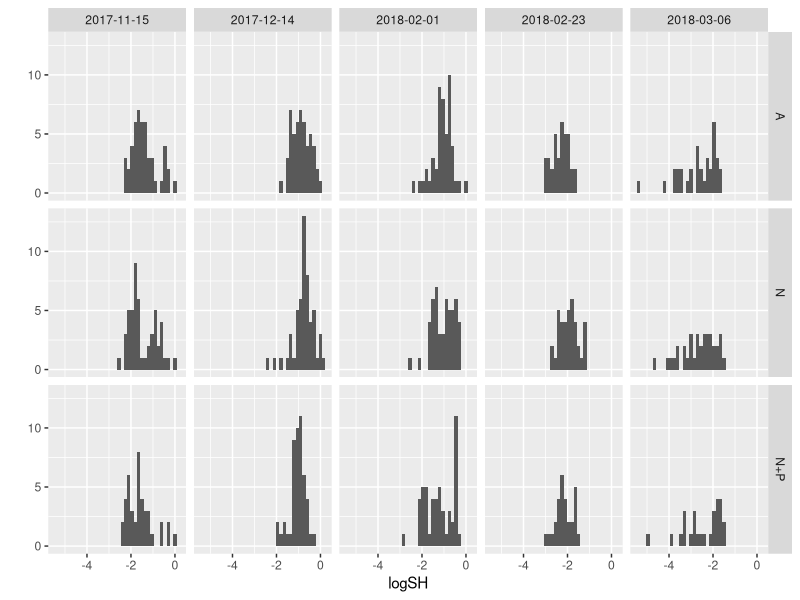
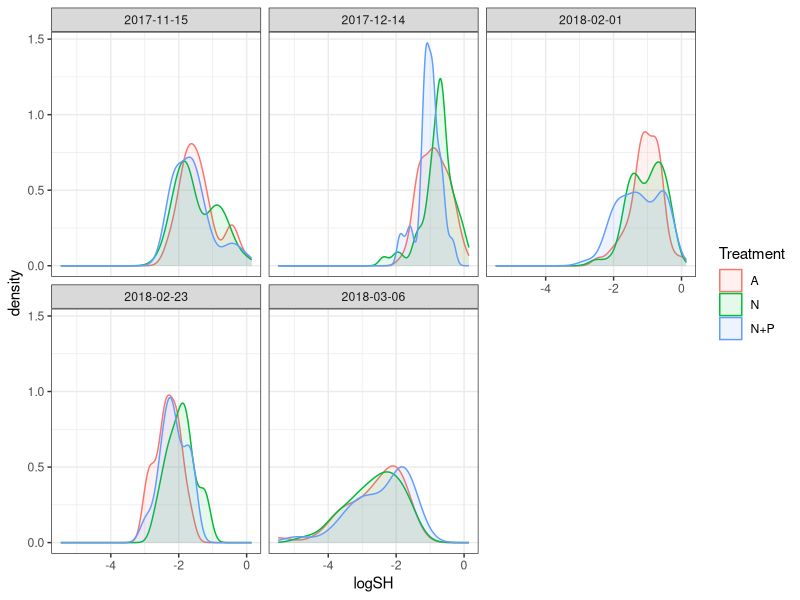

These charts were generated, in order, by the following R code: (Note: this script raises an error after producing the figures.)
## ---- chunk 1
knitr::opts_chunk$set(echo = TRUE, warning=FALSE, message=FALSE)
## ---- chunk 2

# Get all libraries and sources required to run the script
        library(plyr)
        library(dplyr)
        library(reshape2)

        library(ggplot2)
        library(ggthemes)
        library(scales)

        library(lme4)
        library(lmerTest)
        library(emmeans)
    
        library(skimr)

# Default ggplot settings

    Fill.colour<-scale_colour_manual(values = c("black", "gray70", "gray35"))

    ggthe_bw<-theme(plot.background=element_blank(),
          panel.grid.major.y = element_blank(),
          panel.grid.major.x = element_blank(),
          panel.grid.minor.x = element_blank(),
          panel.grid.minor.y = element_blank(),
          legend.box.background = element_rect(),
          panel.background =element_rect(fill = NA, color = "black")
          )+
    theme_bw()
## ---- chunk 3

# Import the data
  qPCR.variables  <- read.csv("Outputs/Ssid_SH_cell_ratio.csv", header = T)

# Remove blastate samples
  qPCR.blastate<-qPCR.variables[((qPCR.variables$Date=="2018-02-05") |
                                   (qPCR.variables$Date=="2018-03-08")), ]
  qPCR.variables <- droplevels(qPCR.variables[!rownames(qPCR.variables) %in% rownames(qPCR.blastate), ])  
  
 
# Variable types 
str(qPCR.variables)
  qPCR.variables$Genotype<-factor(qPCR.variables$Genotype, 
                                   levels=c("Ss_22","Ss_23","Ss_27", "Ss_28",
                                          "Ss_20", "Ss_24","Ss_30"))
  qPCR.variables$DaysF<-as.factor(qPCR.variables$Days)
  
  summary(qPCR.variables)
  skim(qPCR.variables)

## ---- chunk 4
  HistoL_SH<-qplot(logSH, data=qPCR.variables, binwidth=0.15)
   HistoL_SH + facet_grid(Treatment~Date)
   
  ggplot(qPCR.variables, aes(logSH, fill = Treatment , colour = Treatment)) +
   geom_density(alpha = 0.1) + facet_wrap(~Date) + ggthe_bw

## ---- chunk 5

logSHGenotype <- ggplot(qPCR.variables, aes(Days, logSH)) +
  geom_line(aes(colour=Fragment))+geom_point(aes(shape=factor(Community), colour=factor(Community)))+
  # geom_jitter(aes(colour=factor(Replicate))) +
      # stat_summary(fun.data = "mean_cl_boot",geom = "errorbar", width = 0.2)+
      #stat_summary(fun.y=mean, geom="point", size =3, alpha=0.5) +
      # stat_summary(fun.y=mean, geom="line", size =1, alpha=0.5) + 
      facet_grid(Treatment~Genotype) +
      ggthe_bw +theme(legend.position = "none" )

logSHGenotype + ylab("Relative log10 (S:H)") + xlab("Treatment") +  
      theme(axis.title.y=element_text(size=12), legend.position="none")


logSHTreatment <- ggplot(qPCR.variables, aes(Date, logSH, colour=factor(Treatment))) +
       # geom_jitter(aes(colour=factor(Treatment))) +
       stat_summary(fun.data = "mean_cl_boot",geom = "errorbar", width = 0.2)+
       stat_summary(fun.y=mean, geom="line", size =1) +
       theme_bw() 
logSHTreatment + facet_wrap(~Genotype)

logSH_Replicate<- ggplot(qPCR.variables, aes (Days, logSH, 
                                             colour=factor(Replicate))) +
  stat_summary(fun.data = "mean_cl_boot",geom = "errorbar", width = 0.2 )+
  stat_summary(fun.y=mean, geom="point", size =3, alpha=0.5) +
  stat_summary(fun.y=mean, geom="line") + facet_grid (~Treatment) + ggthe_bw
logSH_Replicate 
logSH_Replicate+ facet_grid(~Community)

logSHTreatment <- ggplot (qPCR.variables, aes(Days, logSH, colour=Treatment)) + 
  ggtitle("A.") +  # geom_point(alpha=0.3) +
  ggthe_bw +  theme(legend.position="bottom") +
  
  stat_summary(fun.data = "mean_cl_boot",geom = "errorbar", 
                    position = position_dodge(width = 5), width = 0.2 )+
  #stat_summary(fun.y=mean, geom="point", size =3, alpha=0.5, 
       #            position = position_dodge(width = 1)) +
  stat_summary(fun.y=mean, geom="line", position = position_dodge(width = 5)) + 

  scale_y_continuous(breaks = seq(-5, 0.5, 0.5),
                    expand = c(0,0),
                  name=("log 10 (Total S/H cell ratio")) +
  scale_x_continuous(name="Days in the experiment",
                         limits = c(-2,113),
                         breaks = seq(0, 110, 15),  
                         expand = c(0, 0)) +  
 
      annotate("segment", x = 2, xend = 91, y = -3.5, yend = -3.5,
                colour = "gray90")+
      annotate("segment", x = 79, xend = 90, y = -3.5, yend = -3,
                colour = "gray90")+
      annotate("segment", x = 91, xend = 110, y = -3, yend = -3,
                colour = "gray90")
logSHTreatment

#logSHTreatment + facet_wrap(~Genotype)
logSHTreatment + facet_wrap(~Community)
## ---- chunk 6
logC_Treatment <- ggplot(qPCR.variables,
                         aes(Days, logC.SH, colour=factor(Fragment))) +
     geom_line()+ 
     #geom_jitter(aes(colour=factor(Replicate))) +
         #stat_summary(fun.data = "mean_cl_boot",geom = "errorbar", width = 0.2)+
         #stat_summary(fun.y=mean, geom="line", size =1, alpha=0.5) + 
         ggthe_bw +  theme(legend.position = "none" )
logC_Treatment
logC_Treatment + facet_grid(Genotype~Treatment)
logC_Treatment + facet_grid(Community~Treatment)
## ---- chunk 7
logD_genotype <- ggplot(qPCR.variables,
                         aes(Days, logD.SH, colour=factor(Fragment))) +
     geom_line()+ 
     #geom_jitter(aes(colour=factor(Replicate))) +
         #stat_summary(fun.data = "mean_cl_boot",geom = "errorbar", width = 0.2)+
         #stat_summary(fun.y=mean, geom="line", size =1, alpha=0.5) + 
         ggthe_bw +  theme(legend.position = "none" )
logD_genotype
logD_genotype + facet_grid(Genotype~Treatment)

logD_Treat <- ggplot(qPCR.variables,
                         aes(Days, logD.SH, colour=factor(Treatment))) +
     #geom_jitter(aes(colour=factor(Replicate))) +
        stat_summary(fun.data = "mean_cl_boot",geom = "errorbar", width = 0.2)+
        stat_summary(fun.y=mean, geom="line", size =1, alpha=0.5) + 
        ggthe_bw +  theme(legend.position = "none" )
logD_Treat
logD_Treat + facet_grid(Community~Treatment)

## ---- chunk 8

qPCR.variables$D.Prp[qPCR.variables$Sample=="Ss_22-18_T22"]<-NA
qPCR.variables$Community[qPCR.variables$Sample=="Ss_22-18_T22"]<-"D"

qPCR.variables$D.Prp[qPCR.variables$Sample=="Ss_23-80_T19"]<-NA
qPCR.variables$Community[qPCR.variables$Sample=="Ss_23-80_T19"]<-"D"

D.PTreatment <- ggplot(qPCR.variables, aes(Days, D.Prp, colour=Fragment)) +
        ggthe_bw +  theme(legend.position="none") +  
        geom_jitter(aes(colour=factor(Fragment)), alpha=0.5, size=1) +
        geom_line() + facet_grid (Genotype~Treatment) +
  
      annotate("segment", x = 2, xend = 91, y = 0, yend = 0,
                colour = "gray90")+
  
      annotate("segment", x = 79, xend = 90, y = 0, yend = 0.3,
                colour = "gray90")+
      annotate("segment", x = 91, xend = 110, y = 0.3, yend = 0.3,
                colour = "gray90")+
  
        annotate("text", x = 8, y = 0.08, label = "(BL)", size=3, colour="gray")+
        annotate("text", x = 45, y = 0.08, label = "(C)", size=3, colour="gray")+
        annotate("text", x = 100, y = 0.08, label = "(H)", size=3, colour="gray")+  
  
      
      scale_y_continuous(breaks = seq(0, 1, 0.3),
                     name=("Durusdinium proportion (D/H)/(S/H)")) +
      scale_x_continuous(name="Days in the experiment",
                           limits = c(-2,113),
                         breaks = seq(0, 110, 45),  
                         expand = c(0, 0))
D.PTreatment

ggsave(file="Outputs/D.P_Treatment_Genotype.svg", plot=D.PTreatment, width=4.5, height=8)
## ---- chunk 9
# Removing weird points and colonies not used

  qPCR.variables_2<-subset(qPCR.variables, Date!="2017-12-14")
  qPCR.variables_2<-subset(qPCR.variables_2, TotalSH<0.8)
  
  SH.0<-subset(qPCR.variables_2, Days<2)
  SH.C<-subset(qPCR.variables_2, Days<79)
    SH.C<-subset(SH.C, Days>77)
  SH.H<-subset(qPCR.variables_2, Days>80)
 
  
logSH_Genotype<- ggplot(qPCR.variables_2, aes (Days, logSH, 
                     colour=factor(Fragment))) +
  theme_bw() + geom_line()+ facet_grid (Genotype~Treatment)#+
logSH_Genotype + theme(legend.position = "none" ) + geom_point()

## ---- chunk 10
logSHTreatment <- ggplot (qPCR.variables_2, aes(Days, logSH, colour=Treatment)) +  theme_bw() + ggtitle("A.")+        Fill.colour+ ggthe_bw+
    theme(plot.background=element_blank(), 
            panel.border = element_blank(),
            axis.line = element_line(colour = "black"),
            panel.grid.major = element_blank(),
            panel.grid.minor = element_blank(),
            legend.position="bottom",
            strip.background = element_rect(fill="white")) +
       #geom_jitter(aes(colour=factor(Replicate))) +
       stat_summary(fun.data = "mean_cl_boot",geom = "errorbar", 
                    position = position_dodge(width = 5), width = 0.2 )+
      #stat_summary(fun.y=mean, geom="point", size =3, alpha=0.5, 
       #            position = position_dodge(width = 5)) +
       stat_summary(fun.y=mean, geom="line") + 
      
  annotate("segment", x = 2, xend = 91, y = -4.5, yend = -4.5,
                  colour = "gray90", linetype=1)+
        annotate("segment", x = 79, xend = 91, y = -4.5, yend = -4,
                  colour = "gray90", linetype=1)+
        annotate("segment", x = 91, xend = 110, y = -4, yend = -4,
                  colour = "gray90", linetype=1)+
        annotate("text", x = 45, y = -4.4, label = "Nutrients", size=3)+
        annotate("text", x = 99, y = -3.9, label = "Heat", size=3) +

      scale_y_continuous(breaks = seq(-5, 0.3, 0.5),
                    expand = c(0,0),
                   name=("Symbiodiniaceae / S. siderea (S/H) cell ratio")) +
      scale_x_continuous(name="Days in the experiment",
                         limits = c(-2,113),
                         breaks = seq(0, 110, 15),  
                         expand = c(0, 0))
  logSHTreatment 
  logSHTreatment + facet_grid(~Community)
  
  #ggsave(file="5.3A_AH.svg", plot=logSHTreatment, width=3.0, height=6)
  #ggsave(file="5.3A_AH_NoGenotype.svg", plot=logSHTreatment, width=3.0, height=3)
## ---- chunk 11
  
CHTreatment_2 <- ggplot (qPCR.variables_2, aes(Days, logC.SH, colour=Treatment)) +  theme_bw() + ggtitle("C.")+ Fill.colour+ ggthe_bw+
  annotate("segment", x = 2, xend = 91, y = -4.5, yend = -4.5,
                  colour = "gray90", linetype=1)+
        annotate("segment", x = 79, xend = 91, y = -4.5, yend = -4,
                  colour = "gray90", linetype=1)+
        annotate("segment", x = 91, xend = 110, y = -4, yend = -4,
                  colour = "gray90", linetype=1)+
        annotate("text", x = 45, y = -4.4, label = "Nutrients", size=3)+
        annotate("text", x = 99, y = -3.9, label = "Heat", size=3) +
       
       #geom_jitter(aes(colour=factor(Replicate))) +
       stat_summary(fun.data = "mean_cl_boot",geom = "errorbar", 
                    position = position_dodge(width = 5), width = 0.2 )+
      #stat_summary(fun.y=mean, geom="point", size =3, alpha=0.5, 
       #            position = position_dodge(width = 5)) +
       stat_summary(fun.y=mean, geom="line") +
      scale_x_continuous(name="Days in the experiment",
                         limits = c(-2,113),
                         breaks = seq(0, 110, 15),  
                         expand = c(0, 0))
  CHTreatment_2  
  #CHTreatment_2 + facet_grid (Genotype~Community)

  CHTreatment_2 + facet_grid(~Community)
  
  #ggsave(file="5.3A_AH_2.svg", plot=SHTreatment_2, width=3.0, height=6)
  #ggsave(file="5.3C_SH_NoGenotype_2.svg", plot=SHTreatment_2, width=3.0, height=3)
## ---- chunk 12
  
DHTreatment_2 <- ggplot (qPCR.variables_2, aes(Days, logD.SH, colour=Treatment)) +  theme_bw() + ggtitle("C.")+ Fill.colour+ ggthe_bw+
  annotate("segment", x = 2, xend = 91, y = -4.5, yend = -4.5,
                  colour = "gray90", linetype=1)+
        annotate("segment", x = 79, xend = 91, y = -4.5, yend = -4,
                  colour = "gray90", linetype=1)+
        annotate("segment", x = 91, xend = 110, y = -4, yend = -4,
                  colour = "gray90", linetype=1)+
        annotate("text", x = 45, y = -4.4, label = "Nutrients", size=3)+
        annotate("text", x = 99, y = -3.9, label = "Heat", size=3) +
       
       #geom_jitter(aes(colour=factor(Replicate))) +
       stat_summary(fun.data = "mean_cl_boot",geom = "errorbar", 
                    position = position_dodge(width = 5), width = 0.2 )+
      #stat_summary(fun.y=mean, geom="point", size =3, alpha=0.5, 
       #            position = position_dodge(width = 5)) +
       stat_summary(fun.y=mean, geom="line") +
      scale_x_continuous(name="Days in the experiment",
                         limits = c(-2,113),
                         breaks = seq(0, 110, 15),  
                         expand = c(0, 0))
  DHTreatment_2 + facet_grid (Genotype~Community)

  DHTreatment_2 + facet_grid(~Community)

## ---- chunk 13
D.PTreatment <- ggplot(qPCR.variables, aes(Days, D.Prp, colour=Fragment)) +
        ggthe_bw +  theme(legend.position="none") +  
        geom_jitter(aes(shape=factor(Treatment)), alpha=0.5) +
        geom_line()+ 
      annotate("segment", x = 2, xend = 91, y = 0, yend = 0,
                colour = "gray90")+
      #annotate("text", x = 45, y = 0.2, label = "Nutrients", size=3)+
    
      annotate("segment", x = 79, xend = 90, y = 0, yend = 0.3,
                colour = "gray90")+
    
      annotate("segment", x = 91, xend = 110, y = 0.3, yend = 0.3,
                colour = "gray90")+
      #annotate("text", x = 99, y = 0.3, label = "Heat", size=3)+

      scale_y_continuous(breaks = seq(0, 1, 0.3),
                     name=("Durusdinium proportion (D/H)/(S/H)")) +
      scale_x_continuous(name="Days in the experiment",
                           limits = c(-2,113),
                         breaks = seq(0, 110, 45),  
                         expand = c(0, 0))
      D.PTreatment + facet_grid (Genotype~Replicate)
D.PTreatment
## ---- chunk 14
LME_BaseLine<-lmer(logSH ~ Treatment + Community + (1|Genotype) + (1|Replicate), 
                     data=SH.0)
   step(LME_BaseLine)
   anova(LME_BaseLine) # Treatments is not significant
   ranova(LME_BaseLine) # Treatments is significant!
   
   LME_BaseLine<-lmer(logSH ~ Genotype + (1|Replicate), 
                     data=SH.0)
   step(LME_BaseLine)
   anova(LME_BaseLine) # Treatments is not significant
   ranova(LME_BaseLine) # Treatments is significant!

## ---- chunk 15

# Multicomp
Ssid.SH.C.emm<-emmeans(LME_BaseLine, ~Genotype)
      #contrast(Ofav.SH.C.emm, "tukey")
    Ssid.SH.C_groups<-cld(Ssid.SH.C.emm, by=NULL) # compact-letter display
    Ssid.SH.C_groups
    
# Effect plot
  plot(emmeans(LME_BaseLine, ~Genotype), comparisons = TRUE) +
      coord_flip(xlim = NULL, ylim = NULL, expand = TRUE) + theme_bw()
## ---- chunk 16
logSHTreatmentBL <- ggplot (SH.0, aes(Genotype, logSH, colour=Genotype)) + 
  #ggtitle("A.") + 
  ggthe_bw +  theme(legend.position="bottom") +
  stat_summary(fun.data = "mean_cl_boot",geom = "errorbar", 
                    position = position_dodge(width = 5), width = 0.2 )+
  stat_summary(fun.y=mean, geom="point", size =3, alpha=0.5, 
                  position = position_dodge(width = 1)) +
  
  scale_y_continuous(breaks = seq(-2.5, 0, 0.5),
                    expand = c(0.1,0.1),
                  name=("log 10 (Total S/H cell ratio"))
    
logSHTreatmentBL

logSHTreatmentBL + facet_grid(~Community)
## ---- chunk 17
LME_Ssid.C<-lmer(logSH ~ Treatment + Community + (1|Replicate) + (1|Genotype), 
                     data=SH.C)
     step (LME_Ssid.C) #  Remove Genotype
     anova (LME_Ssid.C)
     ranova (LME_Ssid.C)
     
LME_Ssid.C<-lmer(logSH ~ Treatment + Community + (1|Replicate),
                     data=SH.C)
     step (LME_Ssid.C) #  Remove replicate
     anova (LME_Ssid.C)
     ranova (LME_Ssid.C)

## ---- chunk 18
# Multicomp
Ssid.SH.C.emm<-emmeans(LME_Ssid.C, ~Community)
      #contrast(Ssid.SH.C.emm, "tukey")
    Ssid.SH.C_groups<-cld(Ssid.SH.C.emm, by=NULL) # compact-letter display
    Ssid.SH.C_groups
    
# Effect plot
  plot(emmeans(LME_Ssid.C, ~Treatment), comparisons = TRUE) +
      coord_flip(xlim = NULL, ylim = NULL, expand = TRUE) + theme_bw()
## ---- chunk 19
logSHTreatmentC <- ggplot (SH.C, aes(Treatment, logSH, colour=Treatment, shape=Treatment)) + 
  ggtitle("A.")+ Fill.colour +
  ggthe_bw +  theme(legend.position="bottom") +
  
  stat_summary(fun.data = "mean_cl_boot",geom = "errorbar", 
                    position = position_dodge(width = 5), width = 0.2 )+
  stat_summary(fun.y=mean, geom="point", size =3, alpha=0.5, 
                  position = position_dodge(width = 1)) +
  
  scale_y_continuous(breaks = seq(-2.5, 0, 0.5),
                    expand = c(0.1,0.1),
                  name=("log 10 (Total S/H cell ratio"))
    
logSHTreatmentC

logSHGenotypeC <- ggplot (SH.C, aes(Genotype, logSH, colour=Genotype)) + 
  ggthe_bw +  theme(legend.position="bottom") +
  
  stat_summary(fun.data = "mean_cl_boot",geom = "errorbar", 
                    position = position_dodge(width = 5), width = 0.2 )+
  stat_summary(fun.y=mean, geom="point", size =3, alpha=0.5, 
                  position = position_dodge(width = 1)) +
  
  scale_y_continuous(breaks = seq(-2.5, 0, 0.5),
                    expand = c(0.1,0.1),
                  name=("log 10 (C/H) cell ratio"))
    
logSHGenotypeC

## ---- chunk 20
LME_Ssid.H<-lmer(logSH ~ Treatment * Community * DaysF+ (1|Replicate) + (1|Genotype), 
                     data=SH.H)
     step (LME_Ssid.H) #  Remove Replicate
     anova (LME_Ssid.H)
     ranova (LME_Ssid.H)
     
LME_Ssid.H<-lmer(logSH ~ Treatment * Community * DaysF+ (1|Genotype),
                     data=SH.H)
     step (LME_Ssid.H) #  Remove replicate
     anova (LME_Ssid.H)
     ranova (LME_Ssid.H)

## ---- chunk 21
# Multicomp
Ssid.SH.H.emm<-emmeans(LME_Ssid.H, ~Treatment*Community*DaysF)
      #contrast(Ssid.SH.H.emm, "tukey")
    Ssid.SH.H_groups<-cld(Ssid.SH.H.emm, by=NULL) # compact-letter display
    Ssid.SH.H_groups<-Ssid.SH.H_groups[order(Ssid.SH.H_groups$Day,
                           Ssid.SH.H_groups$Community, 
                           Ssid.SH.H_groups$Treatment), ]
    
    Ssid.SH.H_groups
    
# Effect plot
  plot(emmeans(LME_Ssid.H, ~DaysF*Community|Treatment), comparisons = TRUE) +
      coord_flip(xlim = NULL, ylim = NULL, expand = TRUE) + theme_bw()
## ---- chunk 22
logSHTreatmentH <- ggplot (SH.H, aes(Treatment, logSH, colour=Treatment, shape=Treatment)) + 
  ggtitle("A.")+ Fill.colour +
  ggthe_bw +  theme(legend.position="bottom") +
  
  stat_summary(fun.data = "mean_cl_boot",geom = "errorbar", 
                    position = position_dodge(width = 5), width = 0.2 )+
  stat_summary(fun.y=mean, geom="point", size =3, alpha=0.5, 
                  position = position_dodge(width = 1)) +
  
  scale_y_continuous(breaks = seq(-3, 0, 0.5),
                    expand = c(0.1,0.1),
                  name=("log 10 (Total S/H cell ratio"))
    
logSHTreatmentH
logSHTreatmentH + facet_grid(~Community)
logSHTreatmentH + facet_grid(DaysF~Community) #+  geom_jitter()


logSHTreatmentH <- ggplot (SH.H, aes(DaysF, logSH)) + 
  ggtitle("A.")+ Fill.colour +
  ggthe_bw +  theme(legend.position="bottom") +
  
  stat_summary(fun.data = "mean_cl_boot",geom = "errorbar", 
                    position = position_dodge(width = 5), width = 0.2 )+
  stat_summary(fun.y=mean, geom="point", size =3, alpha=0.5, 
                  position = position_dodge(width = 1)) +
  
  scale_y_continuous(breaks = seq(-3, 0, 0.5),
                    expand = c(0.1,0.1),
                  name=("log 10 (Total S/H cell ratio"))
    
logSHTreatmentH
logSHTreatmentH + facet_grid(~Community)
logSHTreatmentH + facet_grid(Treatment~Community) #+  geom_jitter()



logSHGenotypeH <- ggplot (SH.H, aes(Community, logSH, colour=Genotype)) + 
  ggthe_bw +  theme(legend.position="bottom") +
  
  stat_summary(fun.data = "mean_cl_boot",geom = "errorbar", width = 0.2 )+
  stat_summary(fun.y=mean, geom="point", size =3, alpha=0.5) +
  
  scale_y_continuous(breaks = seq(-2.5, 0, 0.5),
                    expand = c(0.1,0.1),
                  name=("log 10 (Total S/H cell ratio"))
    
logSHGenotypeH
logSHGenotypeH + facet_grid(~DaysF)

## ---- chunk 23
    
LM_Ssid.qpCR<-lmer(logSH ~ Treatment * DaysF * Community + (1|Replicate) + (1|Genotype/Fragment), 
                   data= qPCR.variables_2)
    step(LM_Ssid.qpCR)
    anova(LM_Ssid.qpCR)
    ranova(LM_Ssid.qpCR)

LM_Ssid.qpCR<-lmer(logSH ~ Treatment + DaysF + Community + 
                     (1 | Genotype) + 
                     Treatment:DaysF +  DaysF:Community,
                   data= qPCR.variables_2)
      step(LM_Ssid.qpCR)
      anova(LM_Ssid.qpCR)
      ranova(LM_Ssid.qpCR)
      summary(LM_Ssid.qpCR)
    
## ---- chunk 24
# Emmeans
Ssid.YII.emm<-emmeans(LM_Ssid.qpCR, ~Treatment*DaysF*Community)
     #contrast(Ssid.YII.emm, "tukey")

# Pairwise comparisons
    #pairs(Ssid.YII.emm) # same than contrast(Ssid.YII.emm, "tukey")
  plot(emmeans(LM_Ssid.qpCR, ~Treatment|DaysF), comparisons = TRUE) +
        theme_bw() # Tukey comparission (do not trust CI to compare EMMs)
    
    plot(emmeans(LM_Ssid.qpCR, ~Treatment|DaysF|Community), comparisons = TRUE) +
      coord_flip(xlim = NULL, ylim = NULL, expand = TRUE) + facet_grid(Community~DaysF) +
      theme_bw()
  
  #CLD  
  SH_Multicomp<-cld(Ssid.YII.emm, by=NULL) # compact-letter display
      SH_Multicomp<-SH_Multicomp[order(SH_Multicomp$DaysF, 
                                       SH_Multicomp$Community,
                                       SH_Multicomp$Treatment), ]
    #write.csv(SH_Multicomp, "Outputs/Ssid_SH_Multicomp.csv")  

## ---- chunk 25
 # 2. Predict values:
    pred_Ssid1 <- predict(LM_Ssid.qpCR, re.form = NA)

  #3. Bootstrap CI:
    Ss.boot1 <- bootMer(LM_Ssid.qpCR, predict, nsim = 1000, re.form = NULL) # include random effects, reduce CI lot!
    std.err <- apply(Ss.boot1$t, 2, sd)
    CI.lo_1 <- pred_Ssid1 - std.err*1.96
    CI.hi_1 <- pred_Ssid1 + std.err*1.96

  #Plot
  Model_Ss_1b_plot<- ggplot(
    qPCR.variables_2, aes(x = Days, y = logSH, colour = Treatment)) +
    geom_line(aes(y = pred_Ssid1),size=2) +
    #geom_point(aes(fill=factor(Treatment)),
    #         shape = 21, colour = "black", size = 2, stroke = 0.3, alpha=0.3) +
    geom_ribbon(aes(ymin = CI.lo_1, ymax = CI.hi_1),
                size=2, alpha = 0.1, linetype = 0) +
    #scale_color_manual(values=my_colours) +
    #scale_fill_manual(values=my_colours) +
    #scale_y_continuous(name=expression(~italic("Fv / Fm")),
    #                   limits = c(0.5, 0.61), 
    #                   breaks = seq(0.4, 0.6, by=0.1), expand = c(0,0))+
    #scale_x_continuous("Days in the experiment", limits = c(0, 78),
    #                 breaks = seq(0, 76, by=7), expand = c(0,0))+
    
     stat_summary(fun.data = "mean_cl_boot",geom = "errorbar", width = 1,
                   position = position_dodge(1) )+
    stat_summary(fun.y=mean, geom="line", position = position_dodge(1), 
                  linetype=1, alpha=1)
    # stat_summary(fun.y=mean, geom="point", size =1,
    #             position=position_dodge(width=1), alpha=0.8)  +
    ggthe_bw
  
  Model_Ss_1b_plot + facet_wrap(~Community)

## ---- chunk 26
    
LM_Ssid.qpCR2<-lmer(logSH ~ Treatment * Days * Community + (1|Replicate) + (1|Genotype/Fragment), 
                   data= qPCR.variables_2)
    step(LM_Ssid.qpCR2)
    anova(LM_Ssid.qpCR2)
    ranova(LM_Ssid.qpCR2)

LM_Ssid.qpCR2<-lmer(logSH ~Treatment + Days + Community + (1|Genotype) + Treatment:Days,
                   data= qPCR.variables_2)
      step(LM_Ssid.qpCR2)
      anova(LM_Ssid.qpCR2)
      ranova(LM_Ssid.qpCR2)
      summary(LM_Ssid.qpCR2)
    
## ---- chunk 27
 # 2. Predict values:
    pred_Ssid1 <- predict(LM_Ssid.qpCR2,re.form = NA)

  #3. Bootstrap CI:
    Ss.boot1 <- bootMer(LM_Ssid.qpCR2, predict, nsim = 1000, re.form = NULL) # include random effects, reduce CI lot!
    std.err <- apply(Ss.boot1$t, 2, sd)
    CI.lo_1 <- pred_Ssid1 - std.err*1.96
    CI.hi_1 <- pred_Ssid1 + std.err*1.96

  #Plot
  Model_Ss_1b_plot<- ggplot(
    qPCR.variables_2, aes(x = Days, y = logSH, colour = Treatment)) +
    geom_line(aes(y = pred_Ssid1),size=2) +
    #geom_point(aes(fill=factor(Treatment)),
    #         shape = 21, colour = "black", size = 2, stroke = 0.3, alpha=0.3) +
    geom_ribbon(aes(ymin = CI.lo_1, ymax = CI.hi_1),
                size=2, alpha = 0.1, linetype = 0) +
    #scale_color_manual(values=my_colours) +
    #scale_fill_manual(values=my_colours) +
    #scale_y_continuous(name=expression(~italic("Fv / Fm")),
    #                   limits = c(0.5, 0.61), 
    #                   breaks = seq(0.4, 0.6, by=0.1), expand = c(0,0))+
    #scale_x_continuous("Days in the experiment", limits = c(0, 78),
    #                 breaks = seq(0, 76, by=7), expand = c(0,0))+
    
     stat_summary(fun.data = "mean_cl_boot",geom = "errorbar", width = 1,
                   position = position_dodge(1) )+
    stat_summary(fun.y=mean, geom="line", position = position_dodge(1), 
                  linetype=1, alpha=1) + 
    # stat_summary(fun.y=mean, geom="point", size =1,
    #             position=position_dodge(width=1), alpha=0.8)  +
    ggthe_bw
  
  Model_Ss_1b_plot + facet_wrap(Genotype~Community)

## ---- chunk 28
qPCR.variables_3<-qPCR.variables_2[(qPCR.variables_2$DaysF!="0"), ]  

Sy.Summary <- plyr::ddply (qPCR.variables_3, . (DaysF, Community, Treatment),
              summarise,
              Sy_mean = mean (TotalSH, na.rm = T),
              Sy_sd = sd (TotalSH, na.rm = T))
Sy.Summary
write.csv(Sy.Summary, "Outputs/meanSH.csv")
## ---- chunk 29

Treatment<- ggplot(
    qPCR.variables_3, aes(x = Days, y = logSH, 
                          colour = Treatment, shape = Treatment)) +
  Fill.colour+
    stat_summary(fun.data = "mean_cl_boot",geom = "errorbar", width = 1,
                   position = position_dodge(3) )+
    stat_summary(fun.y=mean, geom="line", position = position_dodge(3), 
                  linetype=1, alpha=1)+
     stat_summary(fun.y=mean, geom="point", size =1,
                 position=position_dodge(3), alpha=0.8)  +
    ggthe_bw + facet_grid(~Community) +
   scale_y_continuous(breaks = seq(-5.5, 0.5, 0.5),
                    expand = c(0.1,0.1),
                  name=("log 10 (Total S/H cell ratio)")) +
  scale_x_continuous(name="Days in the experiment",
                         limits = c(75,113),
                         breaks = seq(75, 110, 15),  
                         expand = c(0, 0))  +
  theme(legend.position = c(.80, 0.24))+
    annotate("text", x = 78, y = -5, label = "(C)", size=3, colour="gray")+
    annotate("text", x = 100, y = -5, label = "(H)", size=3, colour="gray")
Treatment

#ggsave(file="Outputs/TotSH_Community.svg", plot=Treatment, width=4.5, height=3.5)
## ---- chunk 30


LM_Ssid.qpCR<-lmer(logSH ~ Treatment * DaysF * Community + (1|Replicate) + (1|Genotype/Fragment), 
                   data= qPCR.variables_3)
    step(LM_Ssid.qpCR)
    anova(LM_Ssid.qpCR)
    ranova(LM_Ssid.qpCR)

LM_Ssid.qpCR<-lmer(logSH ~ Treatment + DaysF + Community + 
                     (1 | Replicate) + (1 | Genotype) + 
                     Treatment:DaysF + DaysF:Community, data= qPCR.variables_3)
      step(LM_Ssid.qpCR)
      anova(LM_Ssid.qpCR)
      ranova(LM_Ssid.qpCR)
      summary(LM_Ssid.qpCR)
## ---- chunk 31
# Emmeans
Ssid.YII.emm<-emmeans(LM_Ssid.qpCR, ~Treatment*DaysF*Community)
     #contrast(Ssid.YII.emm, "tukey")

# Pairwise comparisons
    #pairs(Ssid.YII.emm) # same than contrast(Ssid.YII.emm, "tukey")
  plot(emmeans(LM_Ssid.qpCR, ~Treatment|DaysF), comparisons = TRUE) +
        theme_bw() # Tukey comparission (do not trust CI to compare EMMs)
    
    plot(emmeans(LM_Ssid.qpCR, ~Treatment|DaysF|Community), comparisons = TRUE) +
      coord_flip(xlim = NULL, ylim = NULL, expand = TRUE) + facet_grid(Community~DaysF) +
      theme_bw()
  
  #CLD  
  SH_Multicomp<-cld(Ssid.YII.emm, by=NULL) # compact-letter display
      SH_Multicomp<-SH_Multicomp[order(SH_Multicomp$DaysF, 
                                       SH_Multicomp$Community,
                                       SH_Multicomp$Treatment), ]
    #write.csv(SH_Multicomp, "Outputs/Ssid_SH_Multicomp.csv")  

## ---- chunk 32
 # 2. Predict values:
    pred_Ssid1 <- predict(LM_Ssid.qpCR, re.form = NA)

  #3. Bootstrap CI:
    Ss.boot1 <- bootMer(LM_Ssid.qpCR, predict, nsim = 1000, re.form = NULL) # include random effects, reduce CI lot!
    std.err <- apply(Ss.boot1$t, 2, sd)
    CI.lo_1 <- pred_Ssid1 - std.err*1.96
    CI.hi_1 <- pred_Ssid1 + std.err*1.96

  #Plot
  Model_Ss_1b_plot<- ggplot(
    qPCR.variables_3, aes(x = Days, y = logSH, colour = Treatment)) +
    geom_line(aes(y = pred_Ssid1),size=2) +
    #geom_point(aes(fill=factor(Treatment)),
    #         shape = 21, colour = "black", size = 2, stroke = 0.3, alpha=0.3) +
    geom_ribbon(aes(ymin = CI.lo_1, ymax = CI.hi_1),
                size=2, alpha = 0.1, linetype = 0) +
    #scale_color_manual(values=my_colours) +
    #scale_fill_manual(values=my_colours) +
    #scale_y_continuous(name=expression(~italic("Fv / Fm")),
    #                   limits = c(0.5, 0.61), 
    #                   breaks = seq(0.4, 0.6, by=0.1), expand = c(0,0))+
    #scale_x_continuous("Days in the experiment", limits = c(0, 78),
    #                 breaks = seq(0, 76, by=7), expand = c(0,0))+
    
     stat_summary(fun.data = "mean_cl_boot",geom = "errorbar", width = 1,
                   position = position_dodge(1) )+
    stat_summary(fun.y=mean, geom="line", position = position_dodge(1), 
                  linetype=1, alpha=1)+
    # stat_summary(fun.y=mean, geom="point", size =1,
    #             position=position_dodge(width=1), alpha=0.8)  +
    ggthe_bw
  
  Model_Ss_1b_plot + facet_wrap(~Community)

## ---- chunk 33
    
LM_Ssid.qpCR2<-lmer(logSH ~ Treatment * Days * Community + (1|Replicate) + (1|Genotype/Fragment), 
                   data= qPCR.variables_2)
    step(LM_Ssid.qpCR2)
    anova(LM_Ssid.qpCR2)
    ranova(LM_Ssid.qpCR2)

LM_Ssid.qpCR2<-lmer(logSH ~Treatment + Days + Community + (1|Genotype) + Treatment:Days,
                   data= qPCR.variables_2)
      step(LM_Ssid.qpCR2)
      anova(LM_Ssid.qpCR2)
      ranova(LM_Ssid.qpCR2)
      summary(LM_Ssid.qpCR2)
    
## ---- chunk 34
 # 2. Predict values:
    pred_Ssid1 <- predict(LM_Ssid.qpCR2,re.form = NA)

  #3. Bootstrap CI:
    Ss.boot1 <- bootMer(LM_Ssid.qpCR2, predict, nsim = 1000, re.form = NULL) # include random effects, reduce CI lot!
    std.err <- apply(Ss.boot1$t, 2, sd)
    CI.lo_1 <- pred_Ssid1 - std.err*1.96
    CI.hi_1 <- pred_Ssid1 + std.err*1.96

  #Plot
  Model_Ss_1b_plot<- ggplot(
    qPCR.variables_2, aes(x = Days, y = logSH, colour = Treatment)) +
    geom_line(aes(y = pred_Ssid1),size=2) +
    #geom_point(aes(fill=factor(Treatment)),
    #         shape = 21, colour = "black", size = 2, stroke = 0.3, alpha=0.3) +
    geom_ribbon(aes(ymin = CI.lo_1, ymax = CI.hi_1),
                size=2, alpha = 0.1, linetype = 0) +
    #scale_color_manual(values=my_colours) +
    #scale_fill_manual(values=my_colours) +
    #scale_y_continuous(name=expression(~italic("Fv / Fm")),
    #                   limits = c(0.5, 0.61), 
    #                   breaks = seq(0.4, 0.6, by=0.1), expand = c(0,0))+
    #scale_x_continuous("Days in the experiment", limits = c(0, 78),
    #                 breaks = seq(0, 76, by=7), expand = c(0,0))+
    
     stat_summary(fun.data = "mean_cl_boot",geom = "errorbar", width = 1,
                   position = position_dodge(1) )+
    stat_summary(fun.y=mean, geom="line", position = position_dodge(1), 
                  linetype=1, alpha=1) + 
    # stat_summary(fun.y=mean, geom="point", size =1,
    #             position=position_dodge(width=1), alpha=0.8)  +
    ggthe_bw
  
  Model_Ss_1b_plot + facet_wrap(Genotype~Community)
